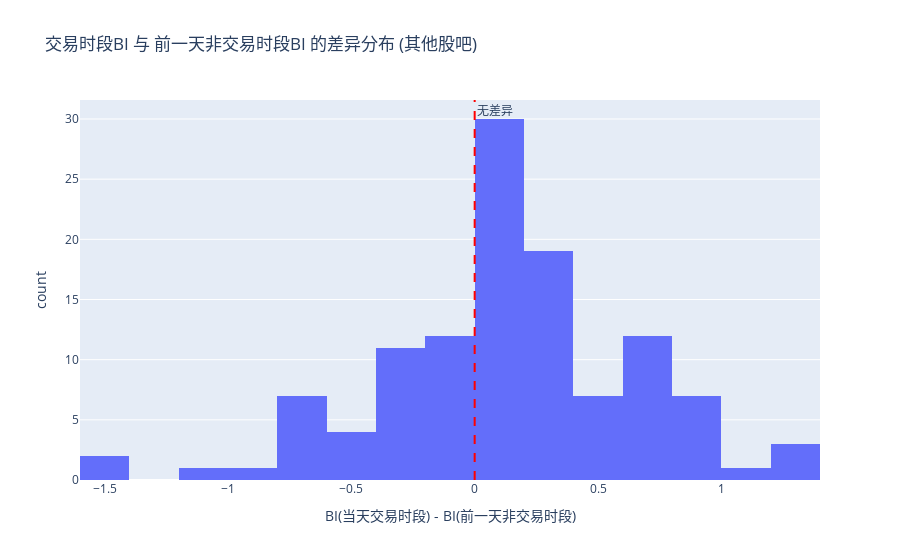
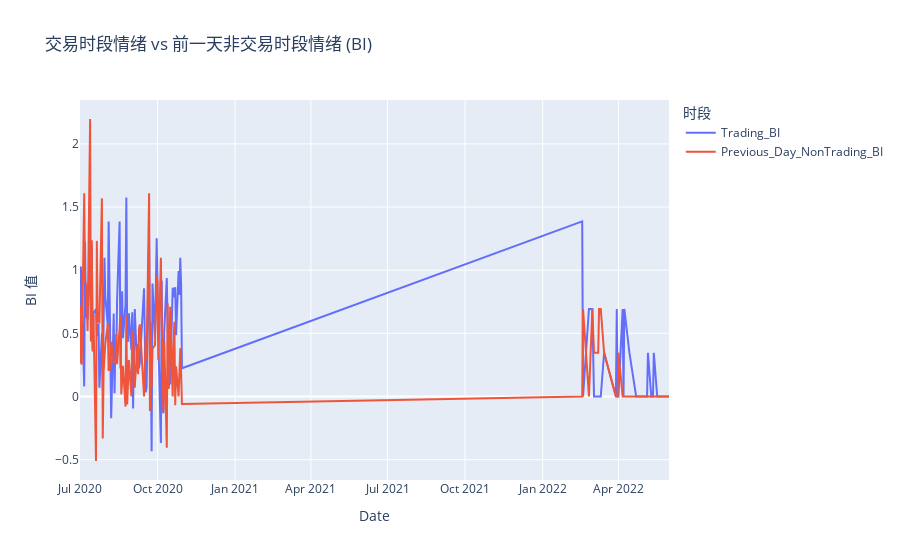

The notebook cell saved with these charts, in order:
### Code cell
# ---交易日内 vs 前一非交易日情绪对比 (以其他股吧为例)---
if 'other_trading' in dfs_filtered:
    print("分析交易日内 vs 前一非交易日情绪...")
    # 使用 reset_index() 来保留 Date 列，方便后续聚合
    df_other_trade = dfs_filtered['other_trading'].copy()
    df_other_trade['Tradetime_Dum'] = pd.to_numeric(df_other_trade['Tradetime_Dum'], errors='coerce').fillna(0).astype(int)

    # --- 按日期聚合，确保索引唯一 ---
    # 计算每个日期下，所有交易时段的平均 BI
    trade_hours_sent_agg = df_other_trade[df_other_trade['Tradetime_Dum'] == 1].groupby('Date')['BI'].mean().rename('Trading_BI')

    # 计算每个日期下，所有非交易时段的平均 BI
    non_trade_hours_sent_agg = df_other_trade[df_other_trade['Tradetime_Dum'] == 0].groupby('Date')['BI'].mean().rename('NonTrading_BI')

    # 检查聚合后的索引是否唯一
    print(f"聚合后交易时段索引是否唯一: {trade_hours_sent_agg.index.is_unique}")
    print(f"聚合后非交易时段索引是否唯一: {non_trade_hours_sent_agg.index.is_unique}")

    # 如果索引仍然不唯一 (理论上 groupby 后应该唯一了)，可能需要进一步检查数据

    # --- 现在索引是唯一的，继续进行 shift 和 concat ---
    # 
    # 将非交易时段的情绪 shift 到下一个日期 (用非交易日的情绪预测下一个交易日的情绪)
    
        # 如果想用 t 时刻的非交易情绪 对齐 t 时刻的交易情绪，则不需要 shift
        # 如果想用 t-1 时刻的非交易情绪 对齐 t 时刻的交易情绪，使用 shift(1) (这更符合逻辑: 前一晚的情绪影响今天白天)

    # 我们用 t-1 的非交易情绪 和 t 的交易情绪比较
    compare_trade_nontrade = pd.concat(
        [trade_hours_sent_agg, non_trade_hours_sent_agg], # shift(1) 获取前一天的非交易BI
        axis=1
    ).dropna() # 删除因shift产生的NaN以及某天只有交易或非交易数据导致的NaN

    # 重命名列
    compare_trade_nontrade = compare_trade_nontrade.rename(columns={'NonTrading_BI': 'Previous_Day_NonTrading_BI'})

    if not compare_trade_nontrade.empty:
         print("\n交易时段情绪 vs 前一非交易时段情绪 (聚合后均值 BI) 预览:")
         print(compare_trade_nontrade.head())

         # 计算差异
         compare_trade_nontrade['Difference'] = compare_trade_nontrade['Trading_BI'] - compare_trade_nontrade['Previous_Day_NonTrading_BI']

         # 可视化差异的分布
         fig_diff = px.histogram(compare_trade_nontrade, x='Difference',
                                 title='交易时段BI 与 前一天非交易时段BI 的差异分布 (其他股吧)',
                                 labels={'Difference': 'BI(当天交易时段) - BI(前一天非交易时段)'})
         fig_diff.add_vline(x=0, line_width=2, line_dash="dash", line_color="red", annotation_text="无差异")
         fig_diff.show()
         # fig_diff.write_image("trading_vs_prev_nontrading_diff_hist.png")

         # 可视化两条线对比
         fig_lines = px.line(compare_trade_nontrade.reset_index(), x='Date', y=['Trading_BI', 'Previous_Day_NonTrading_BI'],
                             title='交易时段情绪 vs 前一天非交易时段情绪 (BI)',
                             labels={'value': 'BI 值', 'variable': '时段'})
         fig_lines.show()
         # fig_lines.write_image("trading_vs_prev_nontrading_lines.png")

    else:
         print("合并或对齐后没有足够的数据进行比较。")

else:
    print("未加载 'other_trading' 数据集，无法进行交易时段分析。")
